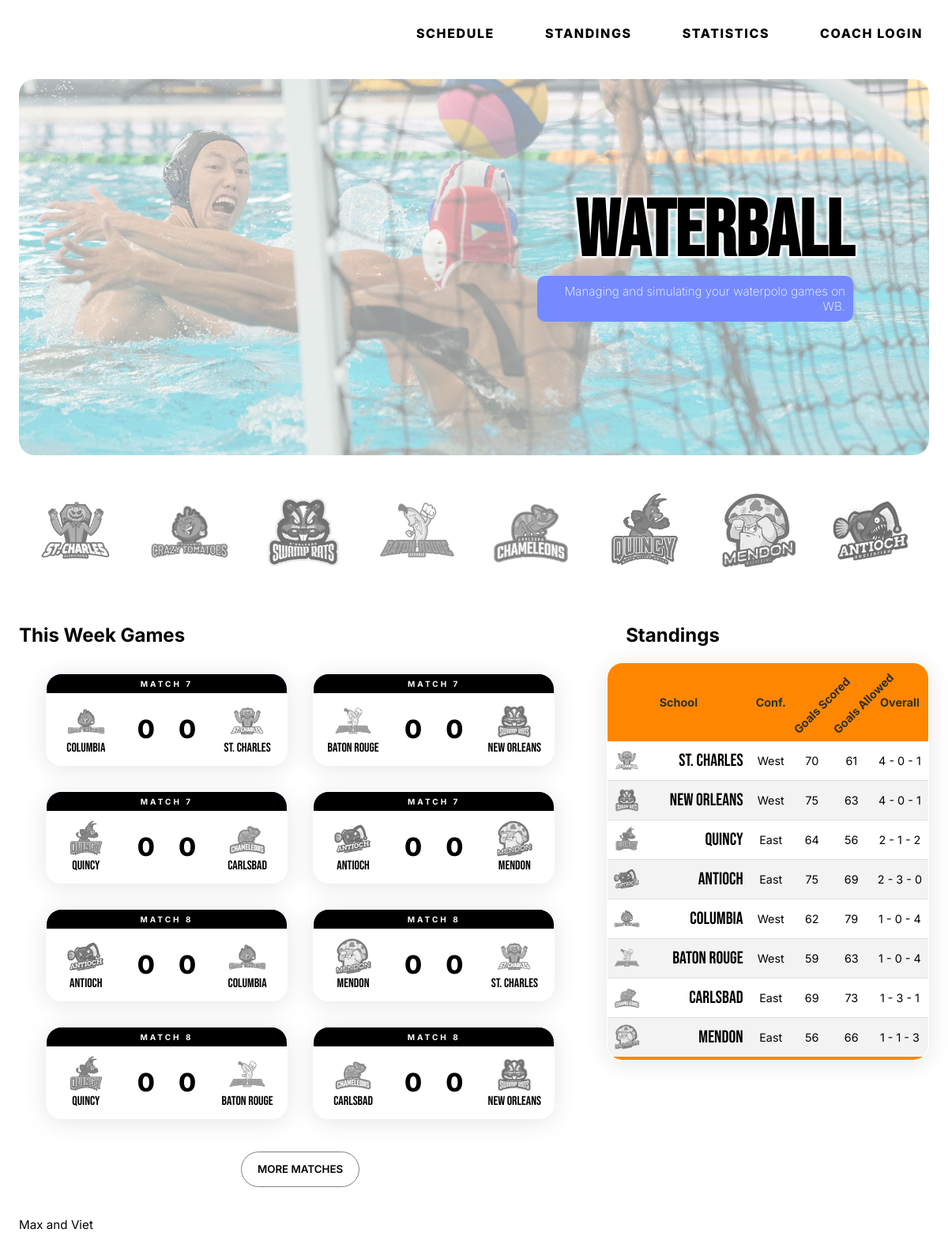
The page / on the database its author committed.
### tables this page shows
CREATE TABLE teams (
  team_id INTEGER NOT NULL PRIMARY KEY AUTOINCREMENT,
  name varchar(30) NOT NULL,
  city varchar(30) NOT NULL,
  nickname varchar(30) NOT NULL,
  coach_id INTEGER NOT NULL,
  abb varchar(3) NOT NULL,
  short_name varchar(30) NOT NULL,
  division varchar(100) DEFAULT NULL,
  cp INTEGER NOT NULL DEFAULT '0',
  cp_used INTEGER NOT NULL DEFAULT '0',
  recruiting_poINTEGERs INTEGER NOT NULL DEFAULT '0',
  active char(1) NOT NULL DEFAULT 'Y',
  overall INTEGER NOT NULL DEFAULT '0',
  aggression INTEGER NOT NULL DEFAULT '0',
  logo text NOT NULL Default '0'
);

CREATE TABLE standings (
  id int DEFAULT NULL,
  season int DEFAULT NULL,
  team_id int DEFAULT NULL,
  wins int DEFAULT NULL,
  ties int DEFAULT NULL,
  losses int DEFAULT NULL,
  goals_scored int DEFAULT NULL,
  goals_against int DEFAULT NULL,
  competition_abb text,
  competition_type text,
  group_id text
);

CREATE TABLE schedule (
  schedule_id INTEGER DEFAULT NULL PRIMARY KEY AUTOINCREMENT,
  season INTEGER DEFAULT NULL,
  match_number INTEGER DEFAULT NULL,
  home_id INTEGER DEFAULT NULL,
  away_id INTEGER DEFAULT NULL,
  home_goals INTEGER DEFAULT NULL,
  away_goals INTEGER DEFAULT NULL,
  match_type text,
  competition_abb text,
  competition_type text,
  tiebreaker text,
  played text,
  commentary text,
  boxscore text,
  debug text,
  html_report text,
  home_rating double DEFAULT NULL,
  away_rating double DEFAULT NULL
);

### main.py (the view)
@app.route('/')
def index():
  conn = get_db_connection()
  teams = conn.execute('SELECT * FROM teams').fetchall()
  conn.close()
  conn = get_db_connection()
  standings = conn.execute('SELECT teams.team_id AS id, teams.logo AS logo, teams.name AS name, teams.division as division, standings.wins AS wins, standings.ties AS ties, standings.losses AS losses, standings.goals_scored AS scored, standings.goals_against AS against FROM teams INNER JOIN standings ON teams.team_id = standings.team_id WHERE standings.competition_type = "L" ORDER BY(standings.wins) desc'
  ).fetchall()
  conn = get_db_connection()
  schedule = conn.execute(
    'SELECT * FROM schedule where played = "N" LIMIT 8').fetchall()
  conn.close()
  conn = get_db_connection()
  homeschedule = conn.execute(
    'SELECT teams.* FROM schedule INNER JOIN teams ON teams.team_id = schedule.home_id'
  ).fetchall()
  conn.close()
  conn = get_db_connection()
  awayschedule = conn.execute(
    'SELECT teams.* FROM schedule INNER JOIN teams ON teams.team_id = schedule.away_id'
  ).fetchall()
  conn.close()
  return render_template('index.html',
                         title="Home",
                         teams=teams,
                         standings=standings,
                         schedule=schedule,
                         homeschedule=homeschedule,
                         awayschedule=awayschedule)

### main.py (called while the page is built)
def get_db_connection():
  conn = sqlite3.connect('database.db')
  conn.row_factory = sqlite3.Row
  return conn

### templates/index.html (shortened to what this page needs)
{% extends 'template.html' %}
{% block content %}
<section class="header-img adjust">
    <div id="canvas_body_div">
    </div>
    <img class="bg-opacity" src="{{url_for('static', filename='header.jpg')}}" alt="waterpolo" id="indexhd">
    <div class="overlay-text">
      <div class="background-gradient">
      <h1>WATERBALL</h1>
      <p>Managing and simulating your waterpolo games on WB.</p>
      </div>
    </div>
</section>
    </header>
    <main class="adjust">
        <section class="teams flex">
          {% for team in teams %}
            {% set url = team['logo'] %}
            <a href="{{ url_for('displayTeam', id=team['team_id']) }}" class="team-logo-wrapper">
                <img class="grey-filter" src="{{ url_for('static',filename=team['logo']) }}" alt="{{ team['name'] }}">
            </a>
          {% endfor %}
        </section>
        <section class="split">
            <aside class="standing">
                <h2>Standings</h2>
                <table class="styled-table standing-table index-table glass">
                  <thead>
                      <tr>
                          <th align ="center">School</th>
                          <th align ="center">Conf.</th>
                          <th align ="center">Goals Scored</th>
                          <th align ="center">Goals Allowed</th>
                          <th align ="center">Overall</th>
                      </tr>
                  </thead>
                  <tbody>
                    {% for stand in standings %}
                      <tr>
                          <td>
                            <a href="{{ url_for('displayTeam', id=stand['id']) }}" class="team-logo-wrapper">
                                <img class="grey-filter" src="{{ url_for('static',filename=stand['logo']) }}" alt="{{ stand['id'] }}">
                            </a>
                            {{ stand["name"] }}
                          </td>
                          <td align ="center">{{ stand["division"] }}</td>
                          <td align ="center">{{ stand["scored"] }}</td>
                          <td align ="center">{{ stand["against"] }}</td>
                        <td align ="center">{{ stand["wins"] }} - {{ stand["ties"] }} - {{ stand["losses"] }}</td>
                      </tr>
                    {%endfor%}
                  </tbody>
              </table>
            </aside>
          <article>
            <h2>This Week Games</h2>
            <section class="week-schedule">
          {% for sched in schedule %}
          <table class="game-table styled-table glass">
            <thead>
              <tr>
                <th colspan="4" style="background-color: black; color: white; text-transform: uppercase; text-align:center;letter-spacing: 0.3em; font-size: 10px;padding: 6px 15px;">
                  Match {{ sched['match_number'] }}
                </th>
              </tr>
            </thead>
            <tbody>
                <tr>
                  {% if sched['home_id'] < sched['away_id'] %}
                  {% for t in teams %}
                  {% if sched['home_id'] == t['team_id'] %}
                  <td>
                    <a href="{{ url_for('displayTeam', id=sched['home_id']) }}" class="team-logo-wrapper">
                        <img class="grey-filter" src="{{ url_for('static',filename=t['logo']) }}" alt="{{ sched['home_id'] }}">
                    </a>
                    {{ t["name"] }}
                  </td>
                  <td>{{ sched['home_goals'] }}</td>
                  {% endif %}
                  {% if sched['away_id'] == t['team_id'] %}
                  <td>{{ sched['away_goals'] }}</td>
                  <td>
                        <a href="{{ url_for('displayTeam', id=sched['away_id']) }}" class="team-logo-wrapper">
                                  <img class="grey-filter" src="{{ url_for('static',filename=t['logo']) }}" alt="{{ sched['away_id'] }}"></a>
                        {{ t['name'] }}</td>
                  {% endif %}
                  {% endfor %}
                  {% else %}
                  {% for t in teams|reverse %}
                  {% if sched['home_id'] == t['team_id'] %}
                  <td>
                    <a href="{{ url_for('displayTeam', id=sched['home_id']) }}" class="team-logo-wrapper">
                        <img class="grey-filter" src="{{ url_for('static',filename=t['logo']) }}" alt="{{ sched['home_id'] }}">
                    </a>
                    {{ t["name"] }}
                  </td>
                  <td>{{ sched['home_goals'] }}</td>
                  {% endif %}
                  {% if sched['away_id'] == t['team_id'] %}
                  <td>{{ sched['away_goals'] }}</td>
                  <td>
                        <a href="{{ url_for('displayTeam', id=sched['away_id']) }}" class="team-logo-wrapper">
                                  <img class="grey-filter" src="{{ url_for('static',filename=t['logo']) }}" alt="{{ sched['away_id'] }}"></a>
                        {{ t['name'] }}</td>
                  {% endif %}
                  {% endfor %}
                  {% endif %}
                </tr>
            </tbody>
        </table>
        {% endfor %}
      </section>
        <a style="text-decoration:none;" href="/schedule/" class="setting-button">
          <button action="/schedule/" class="button"  style="margin-right:auto;">
            More Matches
          </button>
        </a>
      </section>
    </main>
{% endblock %}

### static/responsiveNavBar.css (style rules this page uses)
:root { --font-family: 'Inter', sans-serif; --hero-blue: #386fa4; --secondary-blue: #758bfd; --accent-yellow: #ff8600; }

### templates/index.html (style rules this page uses)
.standing-table { font-size: 0.9em; }
.standing-table th, .standing-table td { padding: 8px; }
.standing-table th:nth-child(3), .standing-table th:nth-child(4), .standing-table td:nth-child(3), .standing-table td:nth-child(4) { max-width: 50px !important; }
.standing-table th:nth-child(3), .standing-table th:nth-child(4) { height: 100px; white-space: nowrap; transform: translate(-9px, 25px) rotate(315deg); width: 50px; }
.standing-table th:nth-child(2) { width: 20px !important; }
.standing-table th:first-child { width: 180px !important; }
.standing-table td:first-child { text-align: right; font-family: var(--font-display); font-size: 22px; }
.standing-table tbody tr td:first-child .team-logo-wrapper { height: 1.5em; }

### rows shown on the page
teams: logo (picture), name "St. Charles"
teams: logo (picture), name "Columbia"
teams: logo (picture), name "New Orleans"
teams: logo (picture), name "Baton Rouge"
teams: logo (picture), name "Carlsbad"
teams: logo (picture), name "Quincy"
teams: logo (picture), name "Mendon"
teams: logo (picture), name "Antioch"
standings: logo (picture), name "St. Charles", division "West", scored "70", against "61", wins "4", ties "0", losses "1"
standings: logo (picture), name "New Orleans", division "West", scored "75", against "63", wins "4", ties "0", losses "1"
standings: logo (picture), name "Quincy", division "East", scored "64", against "56", wins "2", ties "1", losses "2"
standings: logo (picture), name "Antioch", division "East", scored "75", against "69", wins "2", ties "3", losses "0"
standings: logo (picture), name "Columbia", division "West", scored "62", against "79", wins "1", ties "0", losses "4"
standings: logo (picture), name "Baton Rouge", division "West", scored "59", against "63", wins "1", ties "0", losses "4"
standings: logo (picture), name "Carlsbad", division "East", scored "69", against "73", wins "1", ties "3", losses "1"
standings: logo (picture), name "Mendon", division "East", scored "56", against "66", wins "1", ties "1", losses "3"
schedule: match_number "7", home_goals "0", away_goals "0"
schedule: match_number "7", home_goals "0", away_goals "0"
schedule: match_number "7", home_goals "0", away_goals "0"
schedule: match_number "7", home_goals "0", away_goals "0"
schedule: match_number "8", home_goals "0", away_goals "0"
schedule: match_number "8", home_goals "0", away_goals "0"
schedule: match_number "8", home_goals "0", away_goals "0"
schedule: match_number "8", home_goals "0", away_goals "0"
